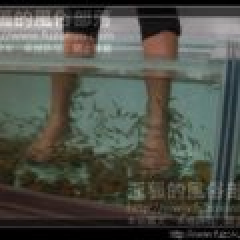
#> input picture tools/crawl_page/images/1035_9.jpg, 120 x 120 px (shown 2 times larger); its folder holds 4 pictures in this run
$ python crop_img.py   (Python 2 division)
#> lines starting #> are read from the running program, lines starting #| are printed output that depends on the picture
# -*- coding: utf-8 -*-
import Image
import sys
import os.path
from  datetime  import  *
import random
import time

def crop_img(img_path):
#> called with img_path = 'images/1035_9.jpg'
	ext_name = os.path.splitext(img_path)
	base_name = os.path.basename(img_path)
	im=Image.open(img_path)
#> im is the input picture: PIL image 120x120 RGB; mean R, G, B 79.3, 81.7, 73.5

	width = im.size[0]
#> width = 120
	height = im.size[1]
#> height = 120
	print width,height
#| 120 120
	if width<100 or height<100:
		return
	box = (0,0,width,height-16)
#> box = (0, 0, 120, 104)
	new_img = im.crop(box)
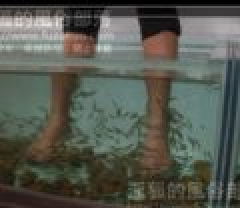
#> new_img: PIL image 120x104 RGB (shown 2 times larger); mean R, G, B 86.1, 89.5, 80.4
	new_img.save(img_path)

if __name__=="__main__":
	rootdir = r"images"
	for i in os.listdir(rootdir):
		img_path = os.path.join(rootdir,i)
		if os.path.isfile(img_path):
			print img_path
			crop_img(img_path)
#> pass 2 of the loop `for i in os.listdir(rootdir):`:
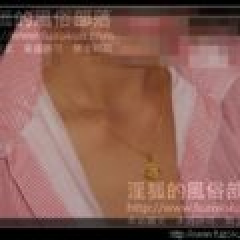
#> input picture tools/crawl_page/images/1044_5.jpg, 120 x 120 px (shown 2 times larger)
#> in crop_img, im is the input picture: PIL image 120x120 RGB; mean R, G, B 137.3, 95.2, 84.6
#| 120 120
#> in crop_img (call 2), `new_img = im.crop(box)`:
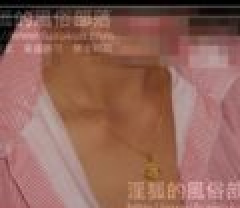
#> new_img: PIL image 120x104 RGB (shown 2 times larger); mean R, G, B 146.6, 101.2, 89.3
#> pass 3 of the loop `for i in os.listdir(rootdir):`:
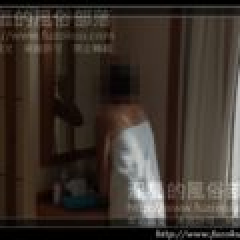
#> input picture tools/crawl_page/images/1111_4.jpg, 120 x 120 px (shown 2 times larger)
#> in crop_img, im is the input picture: PIL image 120x120 RGB; mean R, G, B 60.7, 51.5, 43.9
#| 120 120
#> in crop_img (call 3), `new_img = im.crop(box)`:
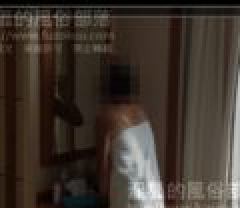
#> new_img: PIL image 120x104 RGB (shown 2 times larger); mean R, G, B 63.2, 53.3, 45.1
#> the loop made 4 passes; the first 3 are shown
